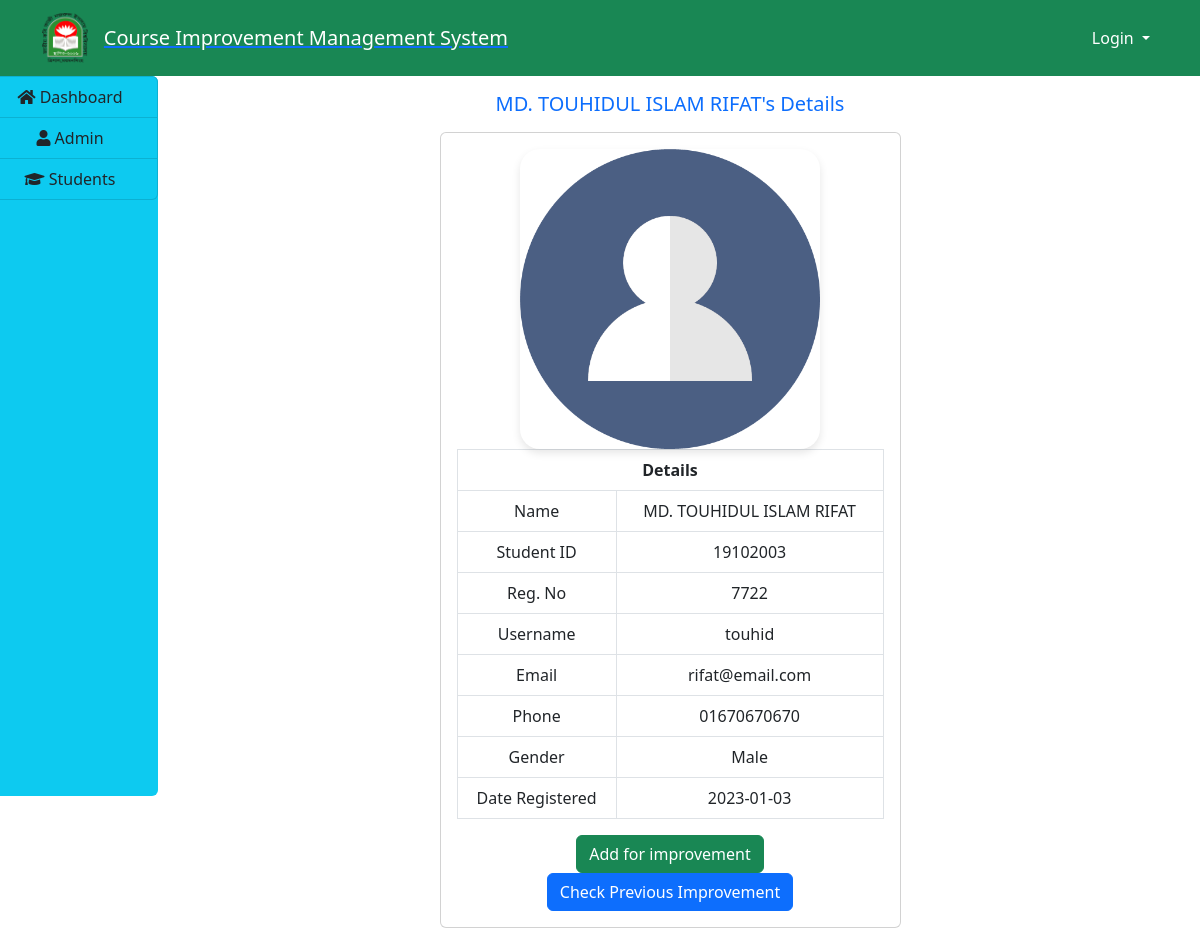
Page /admin/view.php?id=3&name=rejuan on the committed database.
### tables this page shows
CREATE TABLE `students` (
  `id` int(11) NOT NULL,
  `name` varchar(200) NOT NULL,
  `username` varchar(200) NOT NULL,
  `department` varchar(40) NOT NULL,
  `stud_id` varchar(100) NOT NULL,
  `reg_no` varchar(100) NOT NULL,
  `email` varchar(200) NOT NULL,
  `gender` varchar(200) NOT NULL,
  `phone` varchar(200) NOT NULL,
  `password` varchar(200) NOT NULL,
  `data_reg` varchar(200) NOT NULL,
  `status` varchar(200) NOT NULL,
  `session` varchar(200) NOT NULL,
  `otp` varchar(100) NOT NULL,
  `profile` varchar(200) NOT NULL
);

### admin/view.php (the view, shortened to what this page needs)
<!DOCTYPE html>
<html lang="en">
<head>
    <link rel="stylesheet" href="https://maxcdn.bootstrapcdn.com/bootstrap/4.5.2/css/bootstrap.min.css">
</head>
<body>
    <?php
    include("../include/header.php");
    include("../include/connect.php")
    ?>
    <div class="container-fluid">
        <div class="row">
            <div class="col-md-2" style="margin-left: -30px;">
                <?php include("sidenav.php"); ?>
            </div>
            <div class="col-md-10">
                <?php
                if (isset($_GET['id'])) {
                    $id = $_GET['id'];
                    $query = "SELECT * FROM students WHERE id='$id'";
                    $res = mysqli_query($conn, $query);
                    $row = mysqli_fetch_array($res);
                }
                ?>
                <h5 class="text-center my-3 text-primary"><?php echo $row['name']."'s" ?> Details</h5>
                <div class="col-md-12 profile-section">
                    <div class="row">
                        <div class="col-md-3"></div>
                        <div class="col-md-6 text-center">
                            <div class="card">
                                <div class="card-body">
                                    <?php echo "<img src='../student/img/" . $row['profile'] . "' class='profile-image'>";  ?>
                                    <table class="table table-bordered ">
                                        <tr>
                                            <th class="text-center" colspan="2">Details</th>
                                        </tr>
                                        <tr>
                                            <td>Name</td>
                                            <td><?php echo $row['name']; ?></td>
                                        </tr>
                                        <tr>
                                            <td>Student ID</td>
                                            <td><?php echo $row['stud_id']; ?></td>
                                        </tr>
                                        <tr>
                                            <td>Reg. No</td>
                                            <td><?php echo $row['reg_no']; ?></td>
                                        </tr>
                                        <tr>
                                            <td>Username</td>
                                            <td><?php echo $row['username']; ?></td>
                                        </tr>
                                        <tr>
                                            <td>Email</td>
                                            <td><?php echo $row['email']; ?></td>
                                        </tr>
                                        <tr>
                                            <td>Phone</td>
                                            <td><?php echo $row['phone']; ?></td>
                                        </tr>
                                        <tr>
                                            <td>Gender</td>
                                            <td><?php echo $row['gender']; ?></td>
                                        </tr>
                                        <tr>
                                            <td>Date Registered</td>
                                            <td><?php echo $row['data_reg']; ?></td>
                                        </tr>
                                    </table>
                                    <a href='add_for_imp.php?id=<?php echo $row['id']; ?>&name=<?php echo $row['username']; ?>'>
                                        <button class='btn btn-success'>Add for improvement</button>
                                    </a>
                                    <a href='imp_info.php?id=<?php echo $row['id']; ?>&name=<?php echo $row['username']; ?>'>
                                        <button class='btn btn-primary'>Check Previous Improvement</button>
                                    </a>
                                </div>
                            </div>
                        </div>
                        <div class="col-md-3"></div>
                    </div>
                </div>
            </div>
        </div>
    </div>
</body>
</html>

### admin/view.php (style rules this page uses)
.profile-image { width: 90%; max-width: 300px; height: auto; border-radius: 20px; box-shadow: 0 4px 8px rgba(0, 0, 0, 0.1); }

### rows in the picture
students: name "MD. TOUHIDUL ISLAM RIFAT", profile (placeholder picture), stud "19102003", reg_no "7722", username "touhid", email "rifat@email.com", phone "01670670670", gender "Male", data_reg "2023-01-03"
